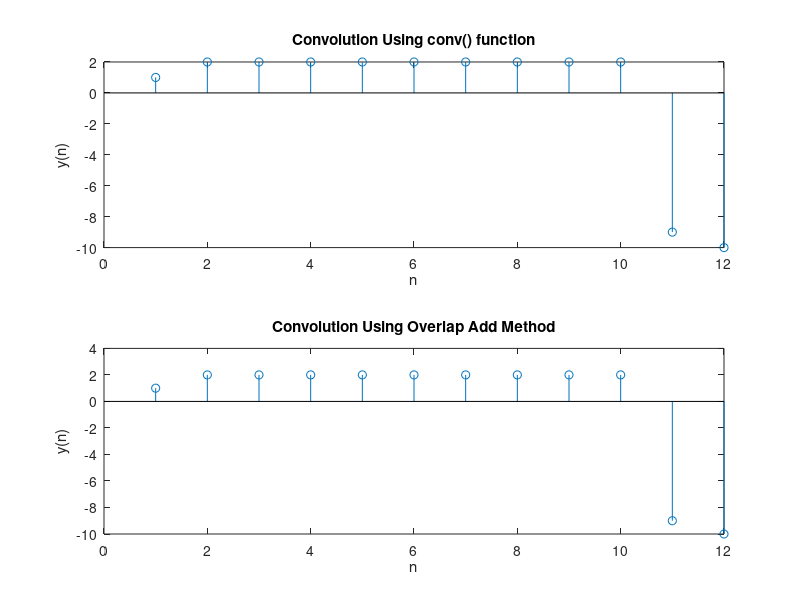

Recreate this plot in MATLAB.
x= [ 1 2 3 4 5 6 7 8 9 10];
h= [ 1 0 -1];
L=5;
N1=length(x);
M=length(h);
lc=conv(x,h);
x=[x zeros(1,mod(-N1,L))];
N2=length(x);
h=[h zeros(1,L-1)];
H=fft(h,L+M-1);
S=N2/L;
index=1:L;
X=[zeros(M-1)];
for stage=1:S
    xm=[x(index) zeros(1,M-1)];		% Selecting sequence to process
    X1=fft(xm,L+M-1);
    Y=X1.*H;
    Y=ifft(Y);
    Z=X((length(X)-M+2):length(X))+Y(1:M-1);	%Samples Added in every stage
    X=[X(1:(stage-1)*L) Z Y(M:M+L-1)];
    index=stage*L+1:(stage+1)*L;
end
i=1:N1+M-1;
X=X(i);
similarity=corrcoef(X,lc)		% Similarity b/w Inbuilt and Calculated one
figure()
subplot(2,1,1)
stem(lc);
title('Convolution Using conv() function')
xlabel('n');
ylabel('y(n)');
subplot(2,1,2)
stem(X);
title('Convolution Using Overlap Add Method')
xlabel('n');
ylabel('y(n)');